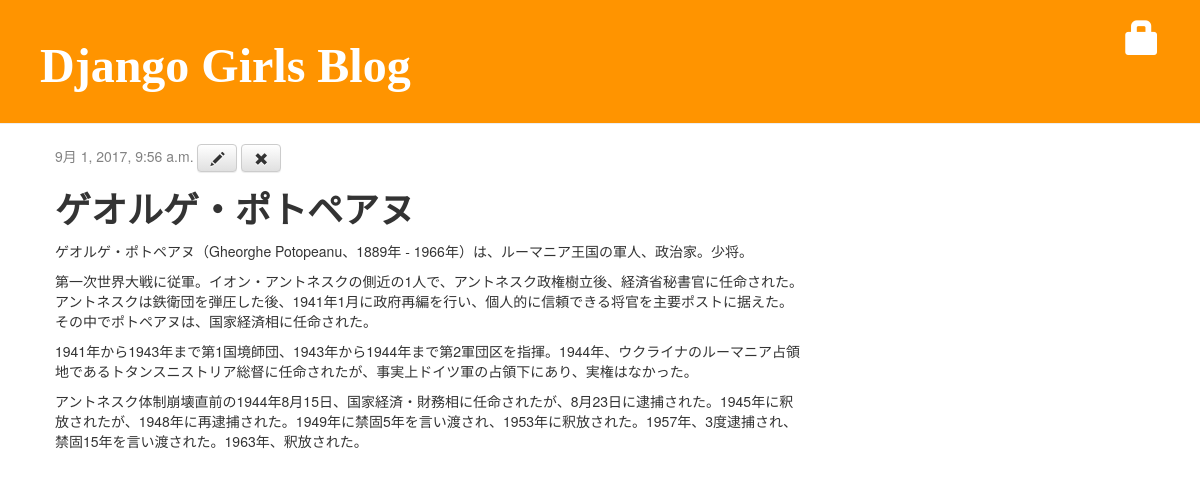
Screenshot of /post/7/ with the database file from the repository.
### blog/models.py (models this page shows, shortened)
class Post(models.Model):
    author = models.ForeignKey('auth.User')
    title = models.CharField(max_length=200)
    text = models.TextField()
    created_date = models.DateTimeField(default=timezone.now)
    published_date = models.DateTimeField(blank=True, null=True)

### blog/views.py (the view)
# urls.py: url(r'^post/(?P<pk>[0-9]+)/$', views.post_detail, name='post_detail'),
def post_detail(request, pk):
    post = get_object_or_404(Post, pk=pk)
    return render(request, 'blog/post_detail.html', {'post': post})

### blog/templates/blog/post_detail.html
{% extends 'blog/base.html' %}
{% block content %}
<div class="date">
	{% if post.published_date %}
		{{ post.published_date }}
	{% else %}
		<a class="btn btn-default" href="{% url 'post_publish' pk=post.pk %}">Publish</a>
	{% endif %}
	<a class="btn btn-default" href="{% url 'post_edit' pk=post.pk %}"><span class="glyphicon glyphicon-pencil"></span></a>
	<a class="btn btn-default" href="{% url 'post_remove' pk=post.pk %}"><span class="glyphicon glyphicon-remove"></span></a>
</div>
<h1>{{ post.title }}</h1>
<p>{{ post.text|linebreaks }}</p>
{% endblock %}

### static/css/blog.css (style rules this page uses)
h1, h2, h3, h4 { font-family: "Rounded Mplus 1c"; font-weight: bold; }
.date { color: #828282; }

### rows the page displays
Post: published_date "9月 1, 2017, 9:56 a.m.", title "ゲオルゲ・ポトペアヌ", text "ゲオルゲ・ポトペアヌ（Gheorghe Potopeanu、1889年 - 1966年）は、ルーマニア王国の軍人、政治家。少将。 第一次世界大戦に従軍。イオン・アントネスクの側近の1人で、アントネスク政権樹立後、経済省秘書官に任命された。アントネスクは鉄衛団を弾圧した後、1941年1月に政府再編を行い、個人的に信頼できる将官を主要ポストに据えた。その中でポトペアヌは、国家経済相に任命された。 1941年から1943年まで第1国境師団、1943年から1944年まで第2軍団区を指揮。1944年、ウクライナのルーマニア占領地であるトタンスニストリア総督に任命されたが、事実上ドイツ軍の占領下にあり、実権はなかった。 アントネスク体制崩壊直前の1944年8月15日、国家経済・財務相に任命されたが、8月23日に逮捕された。1945年に釈放されたが、1948年に再逮捕された。1949年に禁固5年を言い渡され、1953年に釈放された。1957年、3度逮捕され、禁固15年を言い渡された。1963年、釈放された。"
